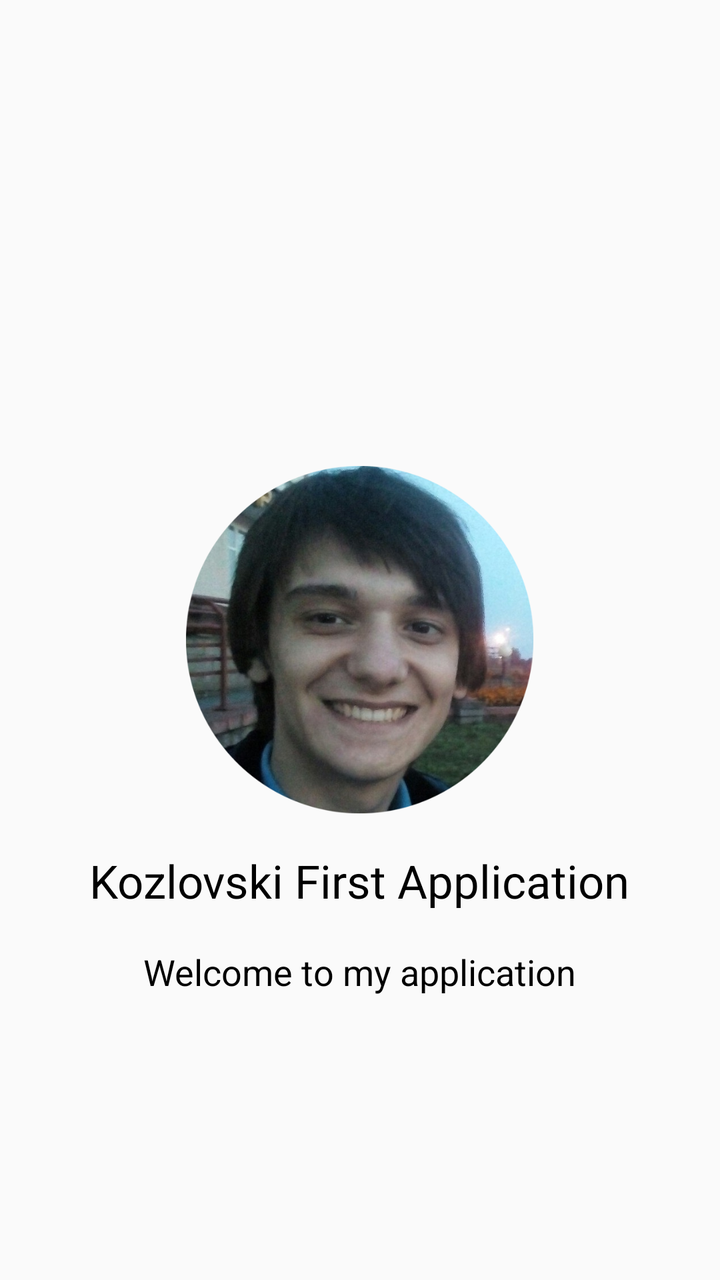
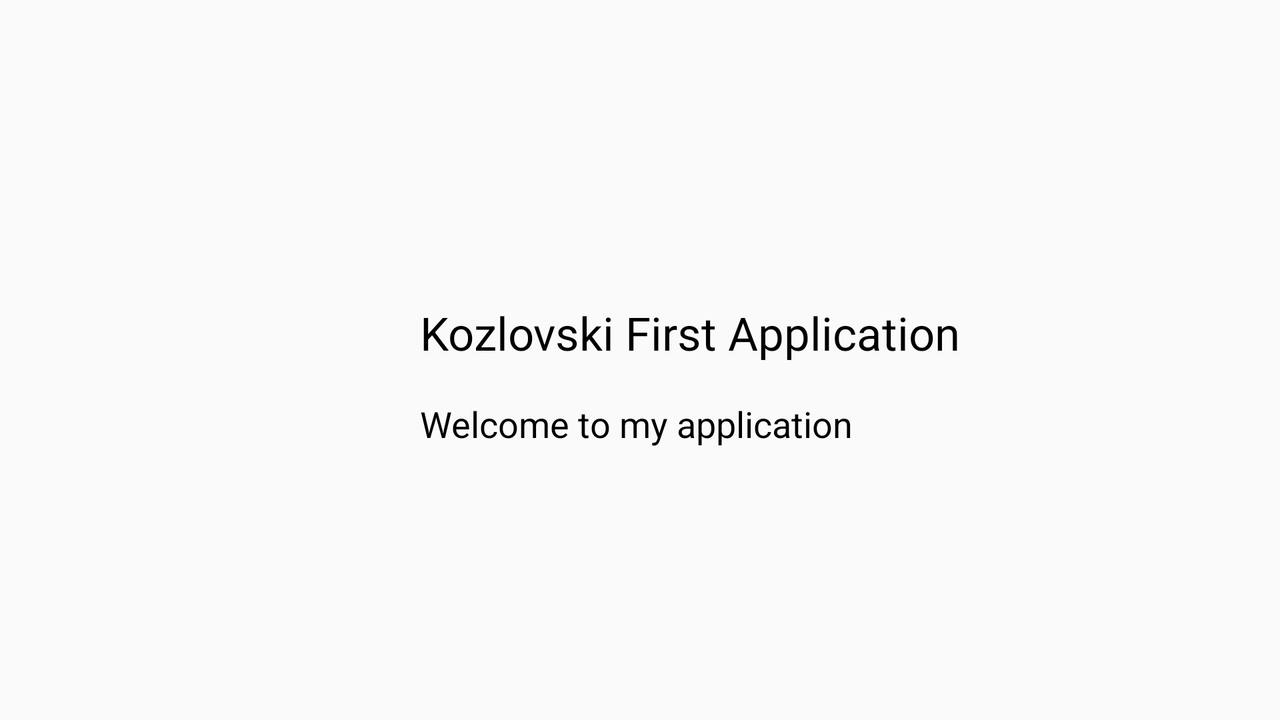

Two renders of one Android screen. The first uses the default layout on a phone; the second uses the alternative layout the repository ships for a different screen configuration, on a matching device. The two XML files are below.
<!-- AndroidManifest.xml: application theme AppTheme -->
<!-- res/layout/first.xml -->
<?xml version="1.0" encoding="utf-8"?>
<RelativeLayout
xmlns:android="http://schemas.android.com/apk/res/android"
android:layout_width="match_parent"
android:layout_height="match_parent">

    <ImageView
        android:id="@+id/imageView3"
        android:layout_width="@dimen/firstPageImageWidth"
        android:layout_height="@dimen/firstPageImageHeight"
        android:layout_centerHorizontal="true"
        android:layout_centerVertical="true"
        android:src="@drawable/oooo" />

    <TextView
        android:id="@+id/textView5"
        android:layout_width="wrap_content"
        android:layout_height="wrap_content"
        android:layout_below="@+id/imageView3"
        android:layout_centerHorizontal="true"
        android:layout_marginTop="@dimen/basic_mergin"
        android:text="@string/kozlovski_first_application"
        android:textSize="@dimen/application_name_size" />

<TextView
    android:id="@+id/textView6"
    android:layout_width="wrap_content"
    android:layout_height="wrap_content"
    android:layout_below="@+id/textView5"
    android:layout_centerHorizontal="true"
    android:layout_marginTop="@dimen/basic_mergin"
    android:text="@string/welcome_to_my_application"
    android:textSize="@dimen/hello_size" />
</RelativeLayout>
<!-- resources referenced by this layout -->
<resources>
  <dimen name="application_name_size">23sp</dimen>
  <dimen name="basic_mergin">18dp</dimen>
  <dimen name="firstPageImageHeight">174dp</dimen>
  <dimen name="firstPageImageWidth">174dp</dimen>
  <dimen name="hello_size">18sp</dimen>
  <!-- drawable oooo: png bitmap (drawable, 736020 bytes) -->
  <string name="kozlovski_first_application" translatable="false">Kozlovski First Application</string>
  <string name="welcome_to_my_application">Welcome to my application</string>
  <style name="AppTheme" parent="Theme.AppCompat.Light.DarkActionBar">
          
          <item name="colorPrimary">@color/colorPrimary</item>
          <item name="colorPrimaryDark">@color/colorPrimaryDark</item>
          <item name="colorAccent">@color/colorAccent</item>
          <item name="android:textColorPrimary">@color/black</item>
          <item name="android:textColor">@color/black</item>
          <item name="android:titleTextStyle">@style/AppTheme.titleTextStyle</item>
          <item name="android:windowTitleStyle">@style/AppTheme.titleTextStyle</item>
  
      </style>
  <color name="colorPrimary">#3F51B5</color>
  <color name="colorPrimaryDark">#303F9F</color>
  <color name="colorAccent">#FF4081</color>
  <style name="AppTheme.titleTextStyle">
          <item name="android:textColor">
              @color/black
          </item>
      </style>
</resources>
<!-- res/layout-land/first.xml (the author's variant of the layout above) -->
<!-- drawn on the phone turned sideways -->
<?xml version="1.0" encoding="utf-8"?>
<RelativeLayout
xmlns:android="http://schemas.android.com/apk/res/android"
android:layout_width="match_parent"
android:layout_height="match_parent">

    <ImageView
        android:id="@+id/imageView3"
        android:layout_width="@dimen/firstPageImageWidth"
        android:layout_height="@dimen/firstPageImageHeight"
        android:layout_alignParentStart="true"
        android:layout_centerVertical="true"
        android:layout_marginStart="@dimen/basic_mergin"
        android:src="@drawable/ic_launcher_background" />

    <TextView
        android:id="@+id/textView5"
        android:layout_width="wrap_content"
        android:layout_height="wrap_content"
        android:layout_above="@+id/textView6"
        android:layout_marginBottom="@dimen/basic_mergin"
        android:layout_marginStart="@dimen/basic_mergin"
        android:layout_toEndOf="@+id/imageView3"
        android:text="@string/kozlovski_first_application"
        android:textSize="@dimen/application_name_size" />

    <TextView
        android:id="@+id/textView6"
        android:layout_width="wrap_content"
        android:layout_height="wrap_content"
        android:layout_alignBottom="@+id/imageView3"
        android:layout_alignStart="@+id/textView5"
        android:layout_marginBottom="43dp"
        android:text="@string/welcome_to_my_application"
        android:textSize="@dimen/hello_size" />
</RelativeLayout>
<!-- resources referenced by the variant -->
<!-- as the phone turned sideways resolves them -->
<resources>
  <!-- from res/values-land/ -->
  <dimen name="application_name_size">23sp</dimen>
  <!-- from res/values-land/ -->
  <dimen name="basic_mergin">18dp</dimen>
  <!-- from res/values-land/ -->
  <dimen name="firstPageImageHeight">174dp</dimen>
  <!-- from res/values-land/ -->
  <dimen name="firstPageImageWidth">174dp</dimen>
  <!-- from res/values-land/ -->
  <dimen name="hello_size">18sp</dimen>
  <string name="kozlovski_first_application" translatable="false">Kozlovski First Application</string>
  <string name="welcome_to_my_application">Welcome to my application</string>
  <style name="AppTheme" parent="Theme.AppCompat.Light.DarkActionBar">
          
          <item name="colorPrimary">@color/colorPrimary</item>
          <item name="colorPrimaryDark">@color/colorPrimaryDark</item>
          <item name="colorAccent">@color/colorAccent</item>
          <item name="android:textColorPrimary">@color/black</item>
          <item name="android:textColor">@color/black</item>
          <item name="android:titleTextStyle">@style/AppTheme.titleTextStyle</item>
          <item name="android:windowTitleStyle">@style/AppTheme.titleTextStyle</item>
  
      </style>
  <color name="colorPrimary">#3F51B5</color>
  <color name="colorPrimaryDark">#303F9F</color>
  <color name="colorAccent">#FF4081</color>
  <style name="AppTheme.titleTextStyle">
          <item name="android:textColor">
              @color/black
          </item>
      </style>
</resources>
